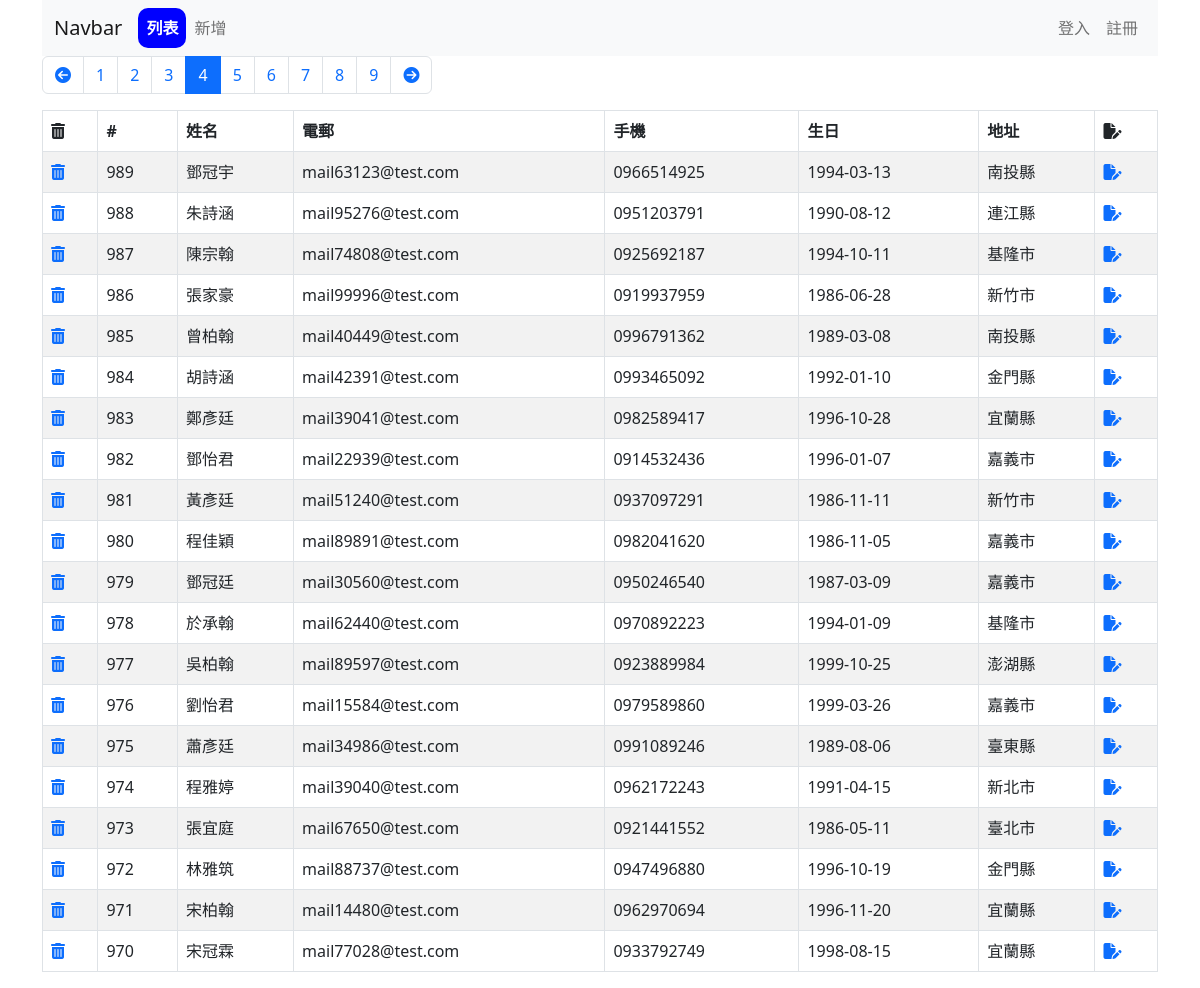
Page /address-book/list.php?page=4 on the committed database.
### tables this page shows
CREATE TABLE `address_book` (
  `sid` int(11) NOT NULL,
  `name` varchar(255) NOT NULL,
  `email` varchar(255) NOT NULL,
  `mobile` varchar(255) NOT NULL,
  `birthday` date DEFAULT NULL,
  `address` varchar(255) NOT NULL,
  `created_at` datetime NOT NULL
);

### address-book/list.php (the view, shortened to what this page needs)
<?php
require './parts/connect_db.php';
$perPage = 20;
$page = isset($_GET['page']) ? intval($_GET['page']) : 1;
$t_sql = "SELECT COUNT(1) FROM address_book";
$totalRows = $pdo->query($t_sql)->fetch(PDO::FETCH_NUM)[0];
$totalPages = ceil($totalRows / $perPage);
$rows = [];
if (!empty($totalRows)) {
  $sql = sprintf(
    "SELECT * FROM address_book ORDER BY sid DESC LIMIT %s, %s",
    ($page - 1) * $perPage,
    $perPage
  );
  $rows = $pdo->query($sql)->fetchAll();
}
?>
<?php include './parts/html-head.php' ?>
<?php include './parts/navbar.php' ?>
<div class="container">
  <div class="row">
    <div class="col">
      <nav aria-label="Page navigation example">
        <ul class="pagination">
          <li class="page-item <?= $page == 1 ? 'disabled' : '' ?>">
            <a class="page-link" href="?page=<?= $page - 1 ?>"><i class="fa-solid fa-circle-arrow-left"></i></a>
          </li>
          <?php for ($i = $page - 5; $i <= $page + 5; $i++) :
            if ($i >= 1 and $i <= $totalPages) :
          ?>
              <li class="page-item <?= $i == $page ? 'active' : '' ?> ">
                <a class="page-link" href="?page=<?= $i ?>"><?= $i ?></a>
              </li>
          <?php endif;
          endfor; ?>
          <li class="page-item <?= $page == $totalPages ? 'disabled' : '' ?>">
            <a class="page-link" href="?page=<?= $page + 1 ?>"><i class="fa-solid fa-circle-arrow-right"></i></a>
          </li>
        </ul>
      </nav>
    </div>
  </div>
  <div class="row">
    <div class="col">
      <table class="table table-striped table-bordered">
        <thead>
          <tr>
            <th scope="col"><i class="fa-solid fa-trash-can"></i></th>
            <th scope="col">#</th>
            <th scope="col">姓名</th>
            <th scope="col">電郵</th>
            <th scope="col">手機</th>
            <th scope="col">生日</th>
            <th scope="col">地址</th>
            <th scope="col"><i class="fa-solid fa-file-pen"></i></th>
          </tr>
        </thead>
        <tbody>
          <?php foreach ($rows as $r) : ?>
            <tr>
              <td>
                <a href="javascript: delete_it(<?= $r['sid'] ?>)">
                  <i class="fa-solid fa-trash-can"></i>
                </a>
              </td>
              <td><?= $r['sid'] ?></td>
              <td><?= $r['name'] ?></td>
              <td><?= $r['email'] ?></td>
              <td><?= $r['mobile'] ?></td>
              <td><?= $r['birthday'] ?></td>
              <td><?= htmlentities($r['address']) ?></td>
              <td>
                <a href="edit.php?sid=<?= $r['sid'] ?>">
                  <i class="fa-solid fa-file-pen"></i>
                </a>
              </td>
            </tr>
          <?php endforeach ?>
        </tbody>
      </table>
    </div>
  </div>
</div>
<?php include './parts/html-foot.php' ?>

### rows in the picture
address_book: sid "989", name "鄧冠宇", email "mail63123@test.com", mobile "0966514925", birthday "1994-03-13", address "南投縣"
address_book: sid "988", name "朱詩涵", email "mail95276@test.com", mobile "0951203791", birthday "1990-08-12", address "連江縣"
address_book: sid "987", name "陳宗翰", email "mail74808@test.com", mobile "0925692187", birthday "1994-10-11", address "基隆市"
address_book: sid "986", name "張家豪", email "mail99996@test.com", mobile "0919937959", birthday "1986-06-28", address "新竹市"
address_book: sid "985", name "曾柏翰", email "mail40449@test.com", mobile "0996791362", birthday "1989-03-08", address "南投縣"
address_book: sid "984", name "胡詩涵", email "mail42391@test.com", mobile "0993465092", birthday "1992-01-10", address "金門縣"
address_book: sid "983", name "鄭彥廷", email "mail39041@test.com", mobile "0982589417", birthday "1996-10-28", address "宜蘭縣"
address_book: sid "982", name "鄧怡君", email "mail22939@test.com", mobile "0914532436", birthday "1996-01-07", address "嘉義市"
address_book: sid "981", name "黃彥廷", email "mail51240@test.com", mobile "0937097291", birthday "1986-11-11", address "新竹市"
address_book: sid "980", name "程佳穎", email "mail89891@test.com", mobile "0982041620", birthday "1986-11-05", address "嘉義市"
address_book: sid "979", name "鄧冠廷", email "mail30560@test.com", mobile "0950246540", birthday "1987-03-09", address "嘉義市"
address_book: sid "978", name "於承翰", email "mail62440@test.com", mobile "0970892223", birthday "1994-01-09", address "基隆市"
address_book: sid "977", name "吳柏翰", email "mail89597@test.com", mobile "0923889984", birthday "1999-10-25", address "澎湖縣"
address_book: sid "976", name "劉怡君", email "mail15584@test.com", mobile "0979589860", birthday "1999-03-26", address "嘉義市"
address_book: sid "975", name "蕭彥廷", email "mail34986@test.com", mobile "0991089246", birthday "1989-08-06", address "臺東縣"
address_book: sid "974", name "程雅婷", email "mail39040@test.com", mobile "0962172243", birthday "1991-04-15", address "新北市"
address_book: sid "973", name "張宜庭", email "mail67650@test.com", mobile "0921441552", birthday "1986-05-11", address "臺北市"
address_book: sid "972", name "林雅筑", email "mail88737@test.com", mobile "0947496880", birthday "1996-10-19", address "金門縣"
address_book: sid "971", name "宋柏翰", email "mail14480@test.com", mobile "0962970694", birthday "1996-11-20", address "宜蘭縣"
address_book: sid "970", name "宋冠霖", email "mail77028@test.com", mobile "0933792749", birthday "1998-08-15", address "宜蘭縣"
